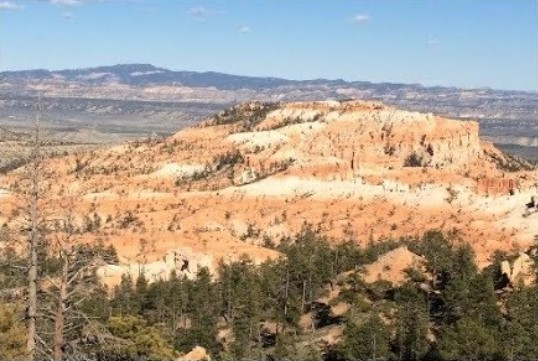
#> input picture scripts/a1.jpg, 538 x 361 px
$ python stitch.py --first a1.jpg --second a2.jpg
#> lines starting #> are read from the running program, lines starting #| are printed output that depends on the picture
### scripts/panorama.py
import numpy as np
import imutils
import cv2

class Stitcher:
    def __init__(self):
		# determine if we are using OpenCV v3.X
        self.isv3 = imutils.is_cv3(or_better=True)

    def stitch(self, images, ratio=0.75, reprojThresh=4.0,
		showMatches=False):
		# unpack the images, then detect keypoints and extract
		# local invariant descriptors from them
        (imageB, imageA) = images
        (kpsA, featuresA) = self.detectAndDescribe(imageA)
        (kpsB, featuresB) = self.detectAndDescribe(imageB)
		# match features between the two images
        M = self.matchKeypoints(kpsA, kpsB,
			featuresA, featuresB, ratio, reprojThresh)
		# if the match is None, then there aren't enough matched
		# keypoints to create a panorama
        if M is None:
            return None

		# otherwise, apply a perspective warp to stitch the images together
        (matches, H, status) = M
        result = cv2.warpPerspective(imageA, H,
			(imageA.shape[1] + imageB.shape[1], imageA.shape[0]))
        result[0:imageB.shape[0], 0:imageB.shape[1]] = imageB
		# check to see if the keypoint matches should be visualized
        if showMatches:
            vis = self.drawMatches(imageA, imageB, kpsA, kpsB, matches,
				status)
			# return a tuple of the stitched image and the visualization
            return (result, vis)
		# return the stitched image
        return result

    def detectAndDescribe(self, image):
		# convert the image to grayscale
        gray = cv2.cvtColor(image, cv2.COLOR_BGR2GRAY)
		# check to see if we are using OpenCV 3.X
        if self.isv3:
			# detect and extract features from the image
            descriptor = cv2.SIFT_create()
            (kps, features) = descriptor.detectAndCompute(image, None)
		# otherwise, we are using OpenCV 2.4.X
        else:
			# detect keypoints in the image
            detector = cv2.FeatureDetector_create("SIFT")
            kps = detector.detect(gray)
			# extract features from the image
            extractor = cv2.DescriptorExtractor_create("SIFT")
            (kps, features) = extractor.compute(gray, kps)
		# convert the keypoints from KeyPoint objects to NumPy
		# arrays
        kps = np.float32([kp.pt for kp in kps])
		# return a tuple of keypoints and features
        return (kps, features)

    def matchKeypoints(self, kpsA, kpsB, featuresA, featuresB,
		ratio, reprojThresh):
		# compute the raw matches and initialize the list of actual
		# matches
        matcher = cv2.DescriptorMatcher_create("BruteForce")
        rawMatches = matcher.knnMatch(featuresA, featuresB, 2)
        matches = []
		# loop over the raw matches
        for m in rawMatches:
			# ensure the distance is within a certain ratio of each
			# other (i.e. Lowe's ratio test)
            if len(m) == 2 and m[0].distance < m[1].distance * ratio:
                matches.append((m[0].trainIdx, m[0].queryIdx))
        # computing a homography requires at least 4 matches
        if len(matches) > 4:
			# construct the two sets of points
            ptsA = np.float32([kpsA[i] for (_, i) in matches])
            ptsB = np.float32([kpsB[i] for (i, _) in matches])
			# compute the homography between the two sets of points
            (H, status) = cv2.findHomography(ptsA, ptsB, cv2.RANSAC, reprojThresh)
			# return the matches along with the homograpy matrix
			# and status of each matched point
            return (matches, H, status)
		# otherwise, no homograpy could be computed
        return None

    def drawMatches(self, imageA, imageB, kpsA, kpsB, matches, status):
		# initialize the output visualization image
        (hA, wA) = imageA.shape[:2]
        (hB, wB) = imageB.shape[:2]
        vis = np.zeros((max(hA, hB), wA + wB, 3), dtype="uint8")
        vis[0:hA, 0:wA] = imageA
        vis[0:hB, wA:] = imageB
		# loop over the matches
        for ((trainIdx, queryIdx), s) in zip(matches, status):
			# only process the match if the keypoint was successfully
			# matched
            if s == 1:
				# draw the match
                ptA = (int(kpsA[queryIdx][0]), int(kpsA[queryIdx][1]))
                ptB = (int(kpsB[trainIdx][0]) + wA, int(kpsB[trainIdx][1]))
                cv2.line(vis, ptA, ptB, (0, 255, 0), 1)
		# return the visualization
        return vis

### scripts/stitch.py
from panorama import Stitcher
import argparse
import imutils
import cv2
# construct the argument parse and parse the arguments
ap = argparse.ArgumentParser()
ap.add_argument("-f", "--first", required=True,
	help="path to the first image")
ap.add_argument("-s", "--second", required=True,
	help="path to the second image")
args = vars(ap.parse_args())

# load the two images and resize them to have a width of 400 pixels
# (for faster processing)
imageA = cv2.imread(args["first"])
#> imageA is the input picture: shape (361, 538, 3); mean B, G, R 137.2, 152.9, 165.5
imageB = cv2.imread(args["second"])
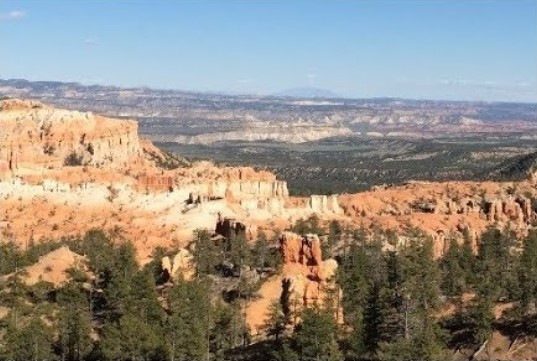
#> input picture scripts/a2.jpg, 537 x 361 px
#> imageB is the input picture: shape (361, 537, 3); mean B, G, R 131, 140.6, 147.4
imageA = imutils.resize(imageA, width=400)
#> imageA: shape (268, 400, 3)
imageB = imutils.resize(imageB, width=400)
#> imageB: shape (268, 400, 3)
# stitch the images together to create a panorama
stitcher = Stitcher()
(result, vis) = stitcher.stitch([imageA, imageB], showMatches=True)
#> in detectAndDescribe, `gray = cv2.cvtColor(image, cv2.COLOR_BGR2GRAY)`:
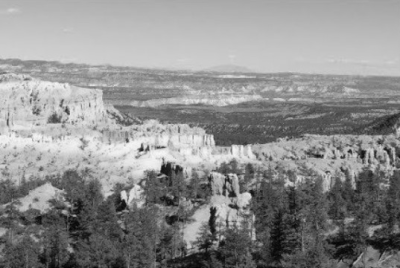
#> gray: shape (268, 400); min 4, max 247, mean 141.5
#> in detectAndDescribe, `kps = detector.detect(gray)`: kps = 1406 keypoints; strongest (x, y, size): (141, 149, 3), (350, 151, 2.6), (166, 168, 7.7), (362, 154, 5.4)
#> in detectAndDescribe, `kps = np.float32([kp.pt for kp in kps])`: kps = 1406 pairs, first value 2.68 to 397.2, second value 57.86 to 264.9
#> in stitch, `(kpsA, featuresA) = self.detectAndDescribe(imageA)`: kpsA has the same summary as kps in detectAndDescribe
#> in detectAndDescribe (call 2), `gray = cv2.cvtColor(image, cv2.COLOR_BGR2GRAY)`:
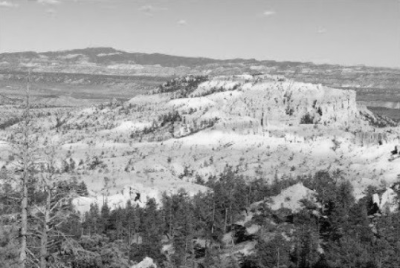
#> gray: shape (268, 400); min 2, max 249, mean 154.9
#> in detectAndDescribe (call 2), `kps = detector.detect(gray)`: kps = 1504 keypoints; strongest (x, y, size): (395, 152, 3.3), (380, 143, 2.5), (319, 112, 3.6), (375, 198, 4.6)
#> in detectAndDescribe (call 2), `kps = np.float32([kp.pt for kp in kps])`: kps = 1504 pairs, first value 3.07 to 396.9, second value 3 to 264.9
#> in stitch, `(kpsB, featuresB) = self.detectAndDescribe(imageB)`: kpsB has the same summary as kps in detectAndDescribe
#> in matchKeypoints, `rawMatches = matcher.knnMatch(featuresA, featuresB, 2)`: rawMatches = 1406 matches
#> after the loop in matchKeypoints, `for m in rawMatches:`: matches = 266 pairs, first value 108 to 1499, second value 10 to 1271
#> in matchKeypoints, `ptsA = np.float32([kpsA[i] for (_, i) in matches])`: ptsA = 266 pairs, first value 4.86 to 362.9, second value 57.88 to 264.2
#> in matchKeypoints, `ptsB = np.float32([kpsB[i] for (i, _) in matches])`: ptsB = 266 pairs, first value 26.81 to 396.2, second value 58.84 to 262.8
#> in matchKeypoints, `(H, status) = cv2.findHomography(ptsA, ptsB, cv2.RANSAC, reprojThresh)`: H = [[0.843, -0.0141, 256.4], [-0.0325, 0.973, 3.1], [-0.000394, 6.02e-06, 1]]; status = 266 values, max 1 at index 0, min 0 at index 125, mean 0.977
#> in stitch, `result[0:imageB.shape[0], 0:imageB.shape[1]] = imageB`:
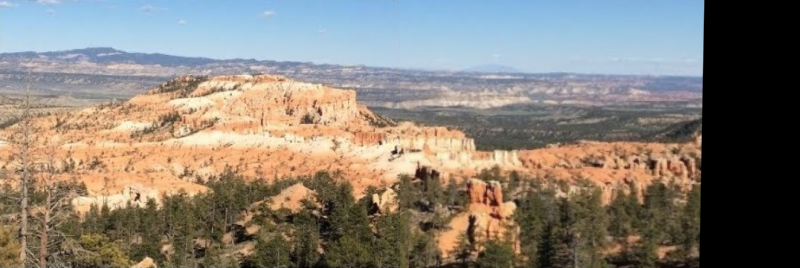
#> result: shape (268, 800, 3); mean B, G, R 118, 128, 135.9
#> in drawMatches, `vis[0:hA, 0:wA] = imageA`:
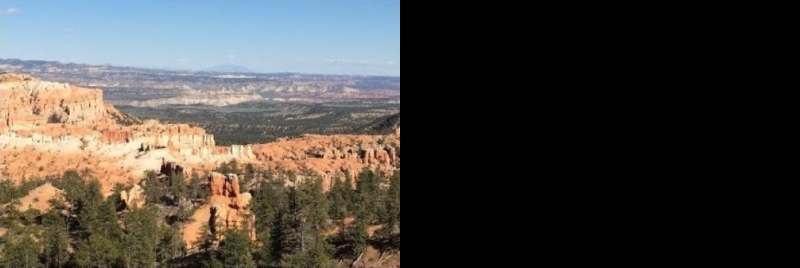
#> vis: shape (268, 800, 3); mean B, G, R 65.5, 70.3, 73.7
#> in drawMatches, `vis[0:hB, wA:] = imageB`:
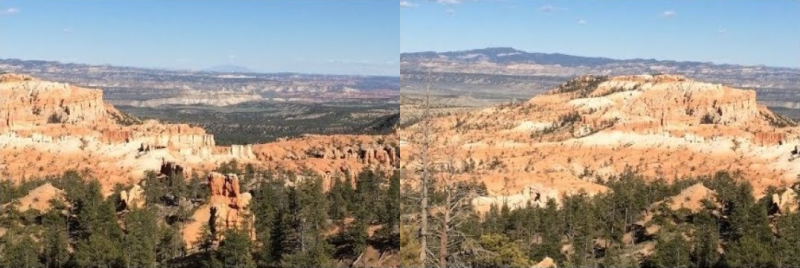
#> vis: shape (268, 800, 3); mean B, G, R 134.1, 146.7, 156.5
#> the loop in drawMatches, `for ((trainIdx, queryIdx), s) in zip(matches, status):` made 266 passes
#> (trainIdx, queryIdx, ptA, ptB) on passes 1 to 12: (1014, 10, (4, 202), (658, 200)), (1027, 11, (5, 74), (660, 76)), (1020, 16, (5, 167), (659, 166)), (1022, 17, (6, 128), (659, 128)), (1018, 19, (6, 233), (659, 230)), (1029, 22, (7, 181), (660, 179)), (1030, 23, (7, 181), (660, 179)), (1031, 27, (8, 203), (661, 201)), (1040, 33, (12, 127), (665, 127)), (1041, 34, (12, 127), (665, 127)), (1044, 35, (12, 167), (666, 166)), (1046, 37, (13, 134), (666, 133))
#> (ptA, ptB) on passes 61 to 66: ((37, 188), (689, 188)), ((38, 211), (689, 210)), ((38, 116), (691, 116)), ((38, 219), (690, 218)), ((39, 256), (690, 255)), ((39, 183), (691, 182))
#> after the loop in drawMatches, `for ((trainIdx, queryIdx), s) in zip(matches, status):`:
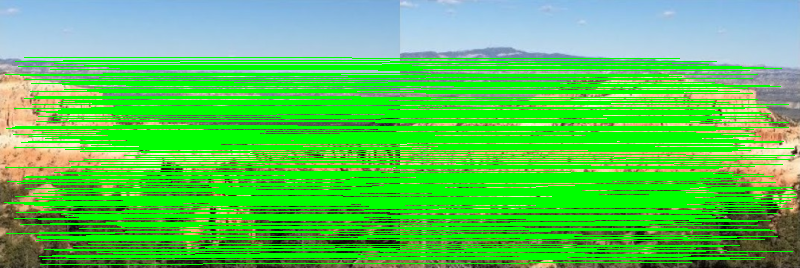
#> vis: shape (268, 800, 3); mean B, G, R 85.9, 200.1, 86.8
# show the images
cv2.imshow("Image A", imageA)
cv2.imshow("Image B", imageB)
cv2.imshow("Keypoint Matches", vis)
cv2.imshow("Result", result)
cv2.waitKey(0)
